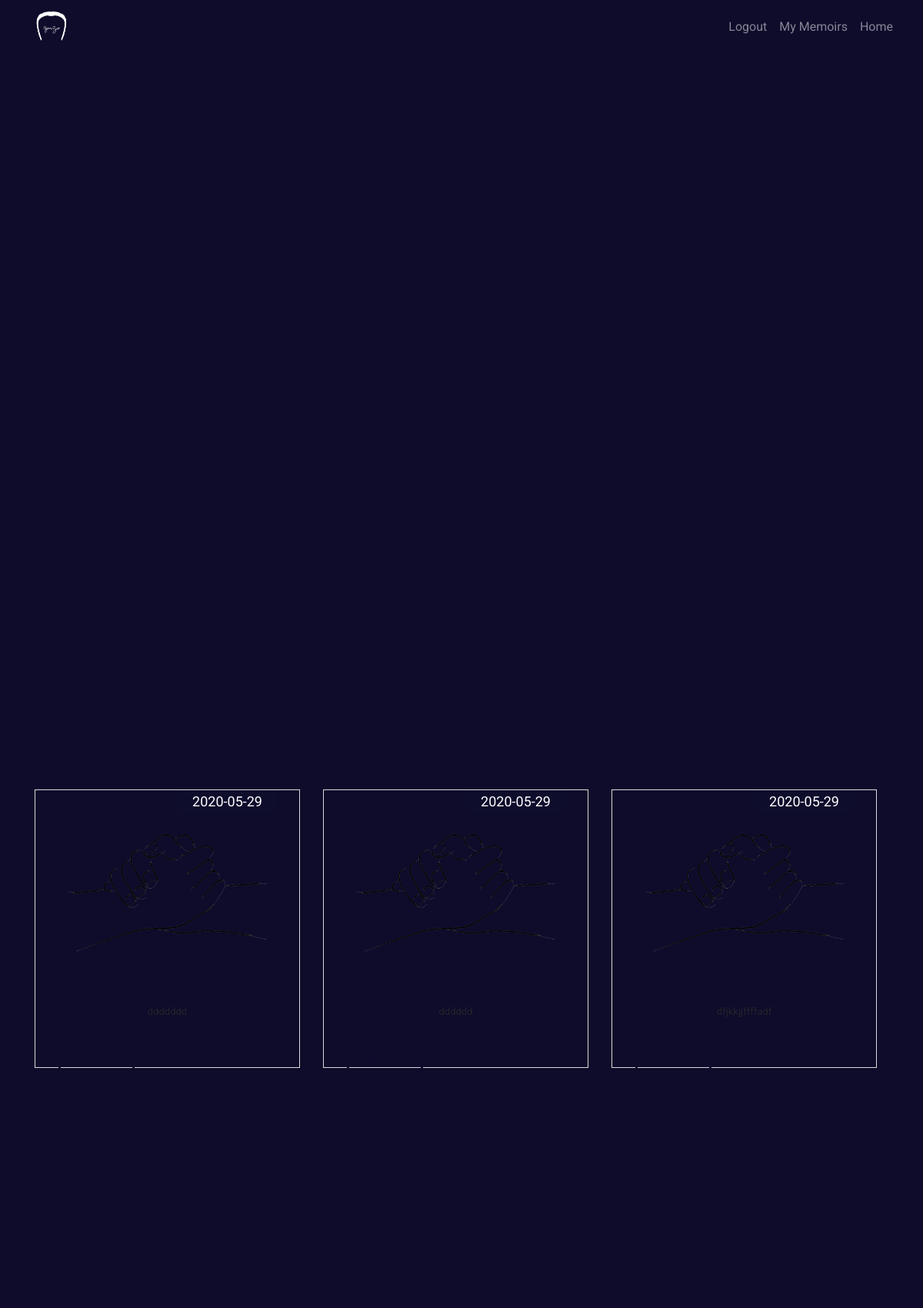
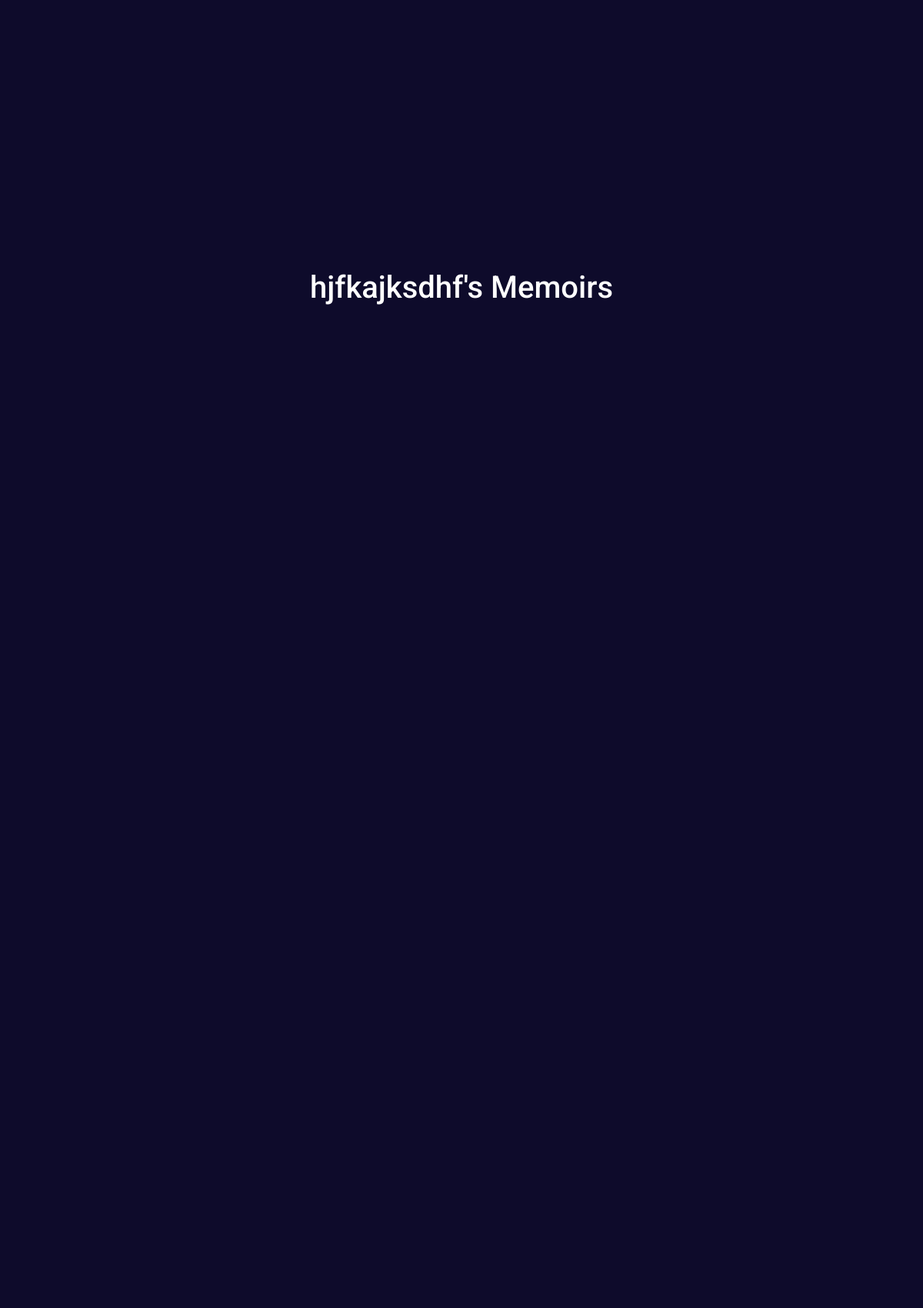
The app's page /memoirs (signed in, upper part) with its own data (2 pictures, top to bottom).
### Jurzo/models.py (models this page shows, shortened)
class User(db.Model, UserMixin):
    email = db.Column(db.String(50), nullable=False)
    username = db.Column(db.String(), nullable=False, unique=True)
    id = db.Column(db.Integer, primary_key=True)
    password = db.Column(db.String(60), nullable=False)
    page = db.relationship('Page', backref='owner', lazy=True)

class Page(db.Model):
    id = db.Column(db.Integer, primary_key=True)
    user_id = db.Column(db.Integer, db.ForeignKey('user.id'), nullable=False)
    date_created = db.Column(
        db.DateTime, nullable=False, default=datetime.utcnow)
    name = db.Column(db.Text)
    pet_name = db.Column(db.Text)
    phone_num = db.Column(db.Text)
    address = db.Column(db.Text)
    mail = db.Column(db.Text)
    birthday = db.Column(db.Text)
    nick_name = db.Column(db.Text)
    Quote = db.Column(db.Text)
    Songs = db.Column(db.Text)
    likes = db.Column(db.Text)
    hates = db.Column(db.Text)
    what_us = db.Column(db.Text)
    lastd = db.Column(db.Text)

### Jurzo/users/routes.py (the view)
@users.route('/memoirs')
@login_required
def memoirs():
    pages = Page.query.filter_by(
        owner=current_user).order_by(Page.date_created.desc())
    Quotes = []
    From = []
    for page in pages:
        Quotes.append(page.Quote)
        From.append(page.name)
    Front_Content = {Quotes[i]: From[i] for i in range(len(Quotes))}
    return render_template('memoirs.html', pages=pages, Quotes=Front_Content)

### Jurzo/models.py (called while the page is built)
@login_manager.user_loader
def load_user(userid):
    return User.query.get(int(userid))

### Jurzo/templates/memoirs.html (shortened to what this page needs)
{%extends "layout.html"%}
{%block content%}
<h1 style= "color:white" class="h1">{{current_user.username}}'s Memoirs</h1>
{%endblock content%}
{%block secondary_content%}
<div class="container cta-100 ">
        <div class="container">
          <div class="row blog">
            <div class="col-md-12">
              <div id="blogCarousel" class="carousel slide container-blog" data-ride="carousel">
                <div class="carousel-inner">
                  <div class="carousel-item active">
                    <div class="row">
                      {%for page in pages %}
                      <div class="col-md-4" >
                        <div class="item-box-blog">
                          <div class="item-box-blog-image">
                            <div class="item-box-blog-date bg-blue-ui white"> <span class="mon">{{page.date_created.date()}}</span> </div>
                            <figure> <img alt="" src="{{url_for('static',filename = 'img/Fhands.png')}}"> </figure>
                          </div>
                          <div class="item-box-blog-body">
                            <div class="item-box-blog-data" style="padding: px 15px;">
                              <p> {{page.name}}  </p>
                            </div>
                            <div class="item-box-blog-text">
                            </div>
                            <div class="mt"> <a href="{{url_for('pages.slam',slam_id=page.id)}}" tabindex="0" class="btn btn-outline-info">read more</a> </div>
                          </div>
                        </div>
                      </div>
                      {%endfor%}
                    </div>
                  </div>
                </div>
              </div>
            </div>
          </div>
        </div>
      </div>
 {%endblock secondary_content%}

### Jurzo/static/style.css (style rules this page uses)
body { overflow-x: hidden; font-family: 'Lobster Two', cursive; }
.blog { top: 200px }
.btn { border-width: medium; border-radius: 0.6rem; boder-color:#0e0d2c; padding: .5rem 1.1rem; font-size: .8rem; color:#0e0d2c; }
,footer .text-center { text-align: center; }
.cta-100 { margin-top: 870px; padding-left: 0%; padding-top: 13%; }
.col-md-4 { padding-bottom:20px; }
.white { color: #fff !important; }
.mt { float: left;margin-top: -20px;padding-top: 20px; }
.bg-blue-ui { background-color: #0e0d2c!important; }
figure img { width:300px; }
#blogCarousel { padding-bottom: 100px; }
.btn-outline-info { background-color:transparent; border-color: #0e0b2b ; color:white; }
.btn { border-width: small; color: #0E0D2C; }
.item-box-blog { border: 1px solid #dadada; text-align: center; z-index: 4; padding: 20px; }
.item-box-blog-image { position: relative; }
.item-box-blog-image figure img { width: 100%; height: auto; }
.item-box-blog-date { position: absolute; z-index: 5; padding: 4px 20px; top: -20px; right: 8px; background-color: #41cb52; }
.item-box-blog-date span { color: #fff; display: block; text-align: center; line-height: 1.2; }
.item-box-blog-date span.mon { font-size: 18px; }
.item-box-blog-body { padding: 10px; }
.item-box-blog-data p { font-size: 13px; }
.item-box-blog-text { max-height: 100px; overflow: hidden; }

### Jurzo/static/form.css (style rules this page uses)
body { font-family: 'Roboto', sans-serif; center center fixed; background-size: cover; }

### records on screen
User: username "hjfkajksdhf"
Page: date_created "2020-05-29", name "ddddddd"
Page: date_created "2020-05-29", name "dddddd"
Page: date_created "2020-05-29", name "dfjkkjjffffadf"
